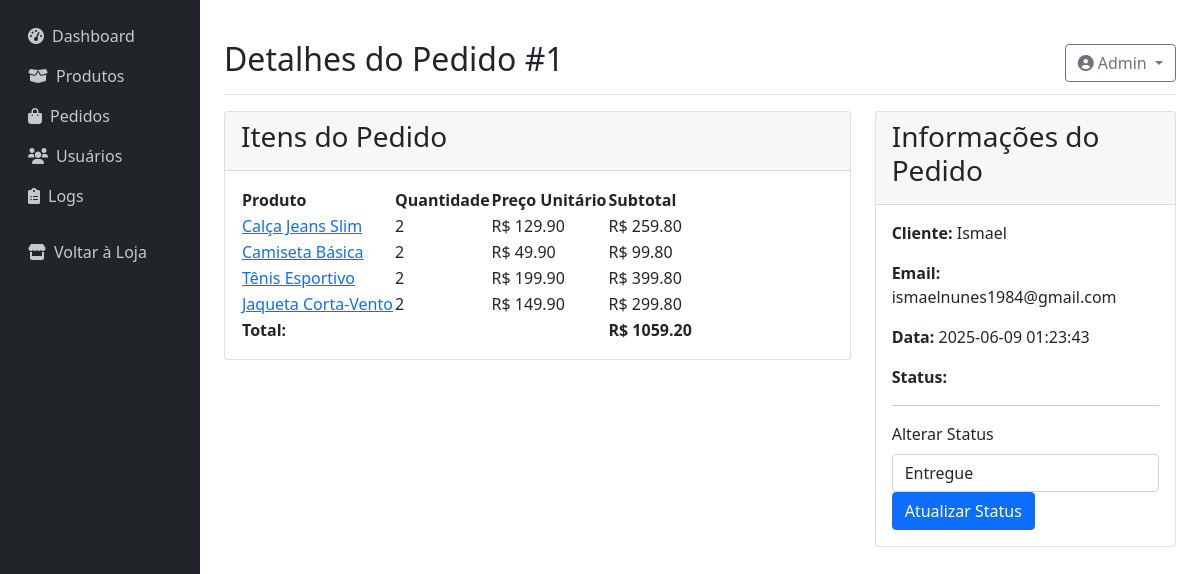
Before: /admin/pedidos/1 (signed in) with the older database file.
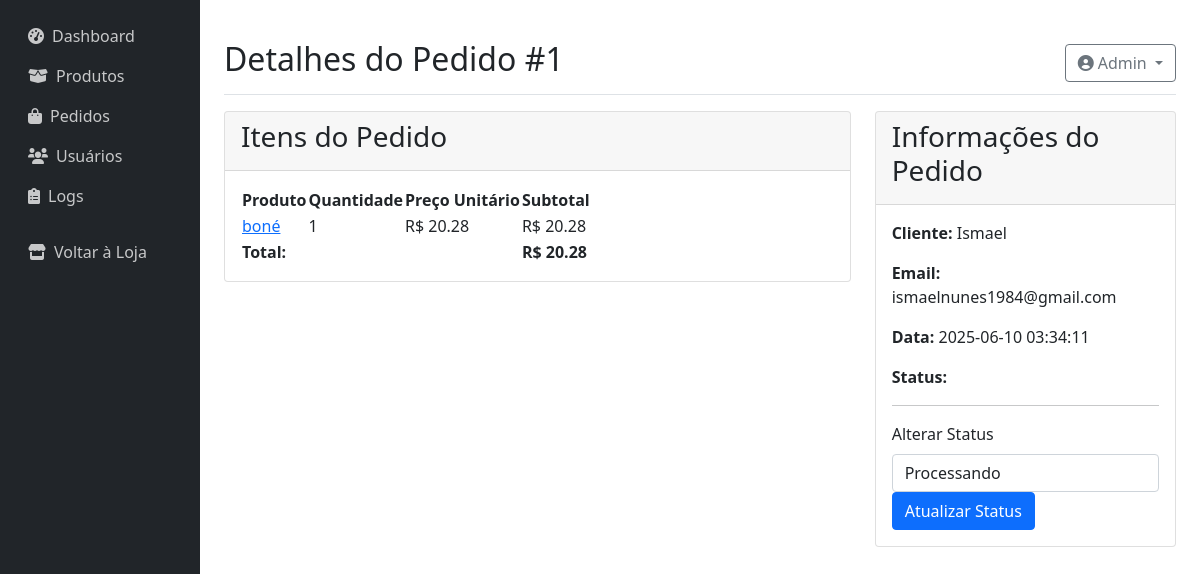
After: the same page with the newer database file.
### tables this page shows
CREATE TABLE pedido_itens (
            id INTEGER PRIMARY KEY AUTOINCREMENT,
            pedido_id INTEGER,
            produto_id INTEGER,
            quantidade INTEGER NOT NULL,
            preco_unitario REAL NOT NULL,
            FOREIGN KEY (pedido_id) REFERENCES pedidos(id) ON DELETE CASCADE,
            FOREIGN KEY (produto_id) REFERENCES produtos(id) ON DELETE CASCADE
        );

CREATE TABLE produtos (
            id INTEGER PRIMARY KEY AUTOINCREMENT,
            nome TEXT NOT NULL,
            preco REAL NOT NULL,
            estoque INTEGER NOT NULL,
            descricao TEXT,
            imagem TEXT
        );

CREATE TABLE pedidos (
            id INTEGER PRIMARY KEY AUTOINCREMENT,
            usuario_id INTEGER,
            data TIMESTAMP DEFAULT CURRENT_TIMESTAMP,
            status TEXT DEFAULT 'Pendente',
            total REAL DEFAULT 0.0,
            FOREIGN KEY (usuario_id) REFERENCES usuarios(id)
        );

### app.py (the view)
@app.route('/admin/pedidos/<int:id>')
@admin_required
def detalhes_pedido(id):
    conn = conectar_db()
    cursor = conn.cursor()
    cursor.execute('''
        SELECT p.id, p.data, p.status, p.total, u.nome, u.email
        FROM pedidos p
        JOIN usuarios u ON p.usuario_id = u.id
        WHERE p.id = ?
    ''', (id,))
    pedido = cursor.fetchone()
    if not pedido:
        conn.close()
        flash('Pedido não encontrado', 'danger')
        return redirect(url_for('admin_pedidos'))
    cursor.execute('''
        SELECT pi.quantidade, pi.preco_unitario, pr.nome, pr.id
        FROM pedido_itens pi
        JOIN produtos pr ON pi.produto_id = pr.id
        WHERE pi.pedido_id = ?
    ''', (id,))
    itens = cursor.fetchall()
    conn.close()
    return render_template('admin/detalhes_pedido.html',
                         pedido=pedido,
                         itens=itens)

### app.py (called while the page is built)
def conectar_db():
    conn = sqlite3.connect(DB_NAME)
    conn.row_factory = sqlite3.Row # Allows accessing columns by name
    return conn

def contar_itens_carrinho_db(usuario_id):
    conn = conectar_db()
    cursor = conn.cursor()
    cursor.execute('''
    SELECT COALESCE(SUM(quantidade), 0)
    FROM carrinho
    WHERE usuario_id = ?
    ''', (usuario_id,))
    total_itens = cursor.fetchone()[0]
    conn.close()
    return total_itens

@app.context_processor
def inject_carrinho():
    total_itens = 0
    if 'usuario_id' in session:
        try:
            total_itens = contar_itens_carrinho_db(session['usuario_id'])
        except Exception as e:
            print(f"Erro no context processor ao contar itens do carrinho (DB): {e}")
            total_itens = 0
    return {'total_itens': total_itens}

def admin_required(f):
    @wraps(f)
    def decorated_function(*args, **kwargs):
        if 'usuario_id' not in session or not session.get('is_admin', False):
            flash('Acesso restrito a administradores', 'danger')
            return redirect(url_for('login'))
        return f(*args, **kwargs)
    return decorated_function

### templates/admin/detalhes_pedido.html (shortened to what this page needs)
{% extends "admin/base.html" %}
{% block page_title %}Detalhes do Pedido #{{ pedido[0] }}{% endblock %}
{% block content %}
<div class="row">
    <div class="col-md-8">
        <div class="card">
            <div class="card-header">
                <h3 class="card-title">Itens do Pedido</h3>
            </div>
            <div class="card-body">
                <table class="admin-table">
                    <thead>
                        <tr>
                            <th>Produto</th>
                            <th>Quantidade</th>
                            <th>Preço Unitário</th>
                            <th>Subtotal</th>
                        </tr>
                    </thead>
                    <tbody>
                        {% for item in itens %}
                        <tr>
                            <td><a href="{{ url_for('detalhes_produto', id=item[3]) }}">{{ item[2] }}</a></td>
                            <td>{{ item[0] }}</td>
                            <td>R$ {{ "%.2f"|format(item[1]) }}</td>
                            <td>R$ {{ "%.2f"|format(item[0] * item[1]) }}</td>
                        </tr>
                        {% endfor %}
                        <tr>
                            <td colspan="3" class="text-right"><strong>Total:</strong></td>
                            <td><strong>R$ {{ "%.2f"|format(pedido[3]) }}</strong></td>
                        </tr>
                    </tbody>
                </table>
            </div>
        </div>
    </div>
    <div class="col-md-4">
        <div class="card">
            <div class="card-header">
                <h3 class="card-title">Informações do Pedido</h3>
            </div>
            <div class="card-body">
                <p><strong>Cliente:</strong> {{ pedido[4] }}</p>
                <p><strong>Email:</strong> {{ pedido[5] }}</p>
                <p><strong>Data:</strong> {{ pedido[1] }}</p>
                <p><strong>Status:</strong>
                    <span class="badge badge-{{ pedido[2].lower() }}">
                    </span>
                </p>
                <hr>
                <form method="POST" action="{{ url_for('atualizar_status_pedido', id=pedido[0]) }}">
                    <div class="form-group">
                        <label class="form-label">Alterar Status</label>
                        <select class="form-control" name="status">
                            <option value="Processando" {% if pedido[2] == 'Processando' %}selected{% endif %}>Processando</option>
                            <option value="Entregue" {% if pedido[2] == 'Entregue' %}selected{% endif %}>Entregue</option>
                        </select>
                    </div>
                    <button type="submit" class="btn btn-primary">Atualizar Status</button>
                </form>
            </div>
        </div>
    </div>
</div>
{% endblock %}

Changed rows visible on the page:
removed pedido_itens: nome "Camiseta Básica", quantidade "2", preco_unitario "49.90", item[0]*item[1] "99.80"
removed pedido_itens: nome "Tênis Esportivo", quantidade "2", preco_unitario "199.90", item[0]*item[1] "399.80"
removed pedido_itens: nome "Jaqueta Corta-Vento", quantidade "2", preco_unitario "149.90", item[0]*item[1] "299.80"
changed pedidos id 1: total "1059.20" → "20.28"; data "2025-06-09 01:23:43" → "2025-06-10 03:34:11"; status "Entregue" → "Processando"
changed pedido_itens: nome "Calça Jeans Slim" → "boné"; quantidade "2" → "1"; preco_unitario "129.90" → "20.28"; item[0]*item[1] "259.80" → "20.28"
